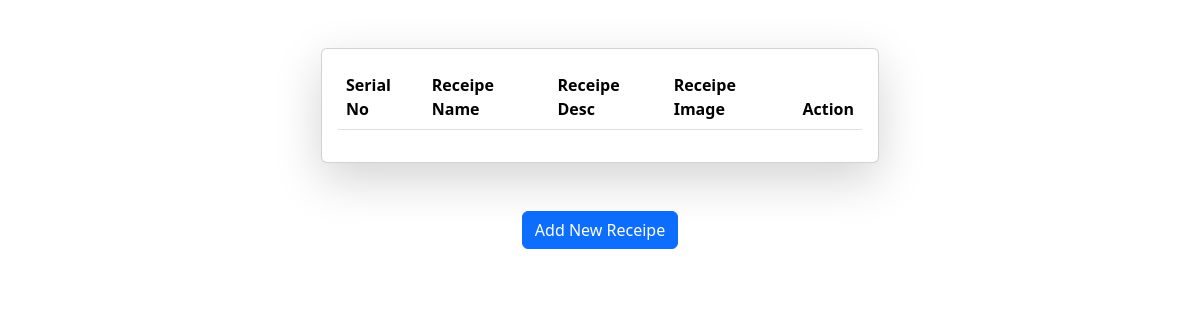
The page /show-receipe-list/ on the database as committed earlier.
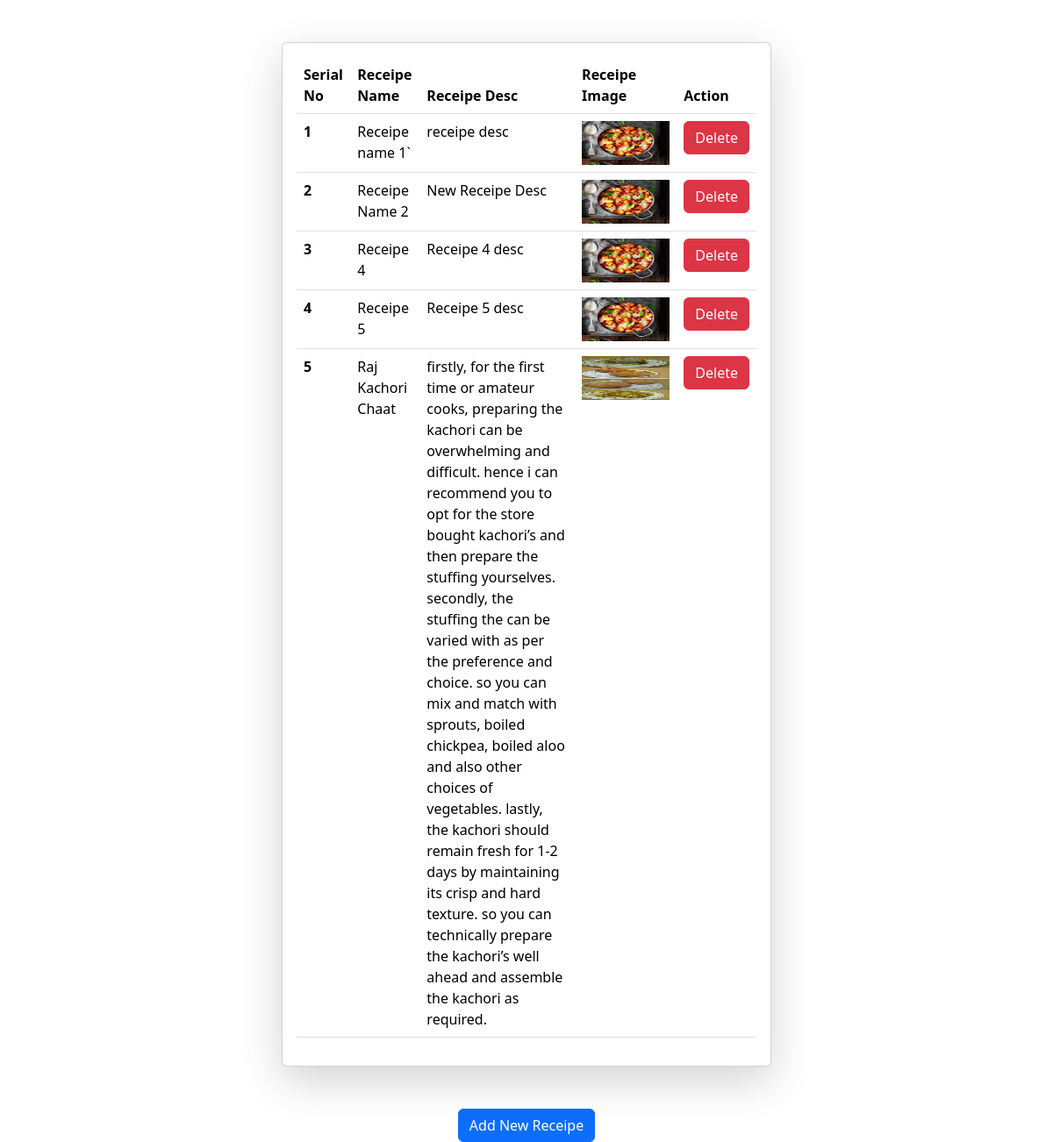
The same page on the database as committed later.
### veggie/models.py (models this page shows)
class Veggie(models.Model):
    receipe_name = models.CharField(max_length=100)
    receipe_desc = models.TextField()
    receipe_img = models.ImageField(upload_to= "receipe_image_folder")

### veggie/views.py (the view)
# urls.py: path("show-receipe-list/",showReceipeList, name="Receipe List"),
def showReceipeList(request):
    receipeList = Veggie.objects.all();
    context = {"receipeList" : receipeList}
    for _item in receipeList:
        print("--->>>>>>>.",_item.receipe_img)
    return render(request, "receipe_list.html", context)

### veggie/templates/receipe_list.html
{% extends "base.html" %}
{% block start %}
    <div class="container mt-5">
        <div class="col-6 mx-auto p-3 card shadow-lg">
            <table class="table">
                <thead>
                  <tr>
                    <th scope="col">Serial No</th>
                    <th scope="col">Receipe Name</th>
                    <th scope="col">Receipe Desc</th>
                    <th scope="col">Receipe Image</th>
                    <th>Action</th>
                  </tr>
                </thead>
                <tbody>
                    {%for item in receipeList %}
                  <tr>
                    <th scope="row">{{forloop.counter}}</th>
                    <td>{{item.receipe_name}}</td>
                    <td>{{item.receipe_desc}}</td>
                    <td>
                        <img src="/media/{{item.receipe_img}}" alt="" width="100px" height="50px">
                    </td>
                    <td>
                        <a href="/delete-receipe-item/{{item.id}}/" type="button" class="btn btn-danger">Delete</a>
                    </td>
                  </tr>
                  {% endfor %}
                </tbody>
              </table>
        </div>
        <div class="mt-5 text-center">
            <a href="/create-receipe/" type="button" class="btn btn-primary">Add New Receipe</a>
        </div>
    </div>
{% endblock %}

### veggie/templates/base.html (shortened to what this page needs)
<!doctype html>
<html lang="en">
  <head>
    <link href="https://cdn.jsdelivr.net/npm/bootstrap@5.3.2/dist/css/bootstrap.min.css" rel="stylesheet">
  </head>
  <body>
    {% block start %}
    {% endblock %}
  </body>
</html>

Rows that differ between the two databases and show on the page:
added Veggie: receipe_name "Receipe name 1`", receipe_desc "receipe desc", receipe_img (picture)
added Veggie: receipe_name "Receipe Name 2", receipe_desc "New Receipe Desc", receipe_img (picture)
added Veggie: receipe_name "Receipe 4", receipe_desc "Receipe 4 desc", receipe_img (picture)
added Veggie: receipe_name "Receipe 5", receipe_desc "Receipe 5 desc", receipe_img (picture)
added Veggie: receipe_name "Raj Kachori Chaat", receipe_desc "firstly, for the first time or amateur cooks, preparing the kachori can be overwhelming and difficult. hence i can recommend you to opt for the store bought kachori’s and then prepare the stuffing yourselves. secondly, the stuffing the can be varied with as per the preference and choice. so you can mix and match with sprouts, boiled chickpea, boiled aloo and also other choices of vegetables. lastly, the kachori should remain fresh for 1-2 days by maintaining its crisp and hard texture. so you can technically prepare the kachori’s well ahead and assemble the kachori as required.", receipe_img (picture)
